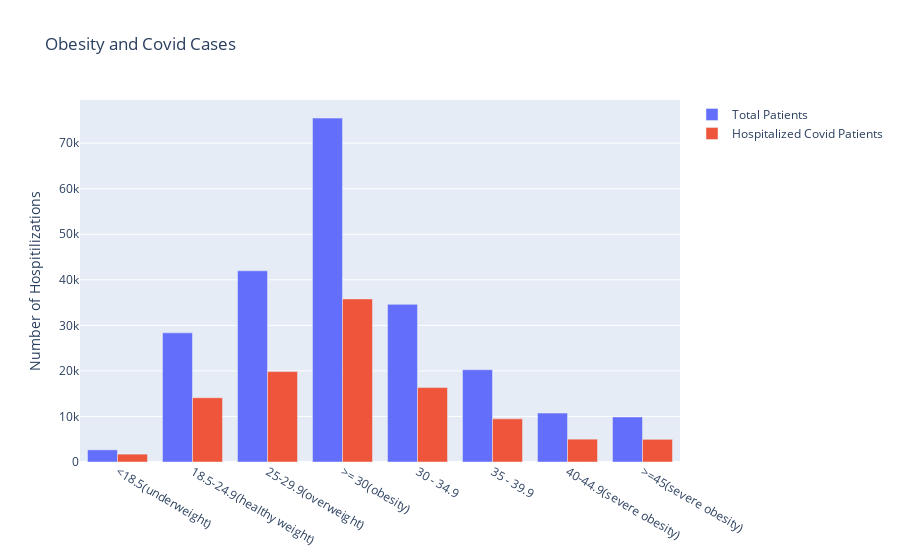

Notebook cell for this chart:
### Code cell
Hospitilization_by_BMI = pd.read_csv("Hospitilization by BMI.csv")
BMI_Labels = Hospitilization_by_BMI["Characteristic"]
BMI_total_Hospitilizations = Hospitilization_by_BMI["Total Cohort"]
BMI_Covid_Cases = Hospitilization_by_BMI["Hospitalized"]
fig2 = go.Figure(
    data=[
        go.Bar(
            name="Total Patients",
            x=BMI_Labels,
            y=BMI_total_Hospitilizations,
            offsetgroup=0,
        ),
        go.Bar(
            name="Hospitalized Covid Patients",
            x=BMI_Labels,
            y=BMI_Covid_Cases,
            offsetgroup=1,
        ),
    ],
    layout=go.Layout(
        title="Obesity and Covid Cases",
        yaxis_title="Number of Hospitilizations",
        barmode = 'group'
    )
)
fig2.show()

### Figure 1 — Plotly figure (JSON) as saved in the notebook; plotly's stock layout.template omitted (floating-point values rounded to 4 significant figures)
{"data": [{"name": "Total Patients", "offsetgroup": "0", "type": "bar", "x": ["<18.5(underweight)", "18.5-24.9(healthy weight)", "25-29.9(overweight)", ">= 30(obesity)", "30 - 34.9", "35 - 39.9", "40-44.9(severe obesity)", ">=45(severe obesity)"], "y": [2674, 28349, 41973, 75498, 34608, 20262, 10739, 9889]}, {"name": "Hospitalized Covid Patients", "offsetgroup": "1", "type": "bar", "x": ["<18.5(underweight)", "18.5-24.9(healthy weight)", "25-29.9(overweight)", ">= 30(obesity)", "30 - 34.9", "35 - 39.9", "40-44.9(severe obesity)", ">=45(severe obesity)"], "y": [1730, 14111, 19847, 35803, 16338, 9476, 5015, 4974]}], "layout": {"barmode": "group", "title": {"text": "Obesity and Covid Cases"}, "yaxis": {"title": {"text": "Number of Hospitilizations"}}}}
